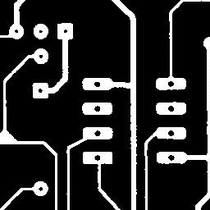
%> input picture 4/pcb.png, 210 x 210 px, shrunk from 256 x 256 before the run
$ octave session_3.m   (GNU Octave 9; MATLAB toolbox functions it lacks are replaced by stand-ins)
%> lines starting %> are read from the running program, lines starting %| are printed output that depends on the picture; in (x1, y1, x2, y2) boxes, pixels count from 0 and x2, y2 are one past the last pixel; in counts of white or black regions, pixels touching at a corner belong together; the program's own positions count from 1
clc
close all
se = strel('square',3);

imfinfo('pcb.png');
img = imread('pcb.png');
%> img is the input picture: size 210x210x3 uint8; min 0, max 255, mean 46.7

img_bw = im2bw(img);
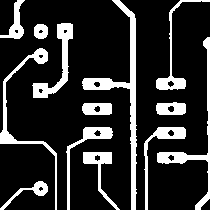
%> img_bw: size 210x210 logical; 18.2% white; 13 white regions, largest, box (x1, y1, x2, y2) and area: (82, 0, 137, 210) 1652, (157, 37, 210, 210) 962, (0, 48, 57, 210) 903


img_dil = imdilate(img_bw, se);
%> img_dil: size 210x210 logical; 26.1% white; 13 white regions, largest, box (x1, y1, x2, y2) and area: (81, 0, 138, 210) 2268, (0, 47, 58, 210) 1436, (156, 36, 210, 210) 1324


img_ero = imerode(img_bw, se);
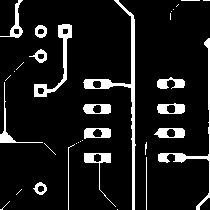
%> img_ero: size 210x210 logical; 10.1% white; 34 white regions (18 under 20 px), largest, box (x1, y1, x2, y2) and area: (83, 0, 136, 210) 1033, (158, 38, 210, 210) 591, (34, 24, 72, 97) 536

figure;
subplot(1,3,1), imshow(img_bw), title('The original')
subplot(1,3,2), imshow(img_dil), title('After Dilation')
subplot(1,3,3), imshow(img_ero), title('After erosion')
%%
clc
close all

imfinfo('Rectangle.bmp')
img = imread('Rectangle.bmp');
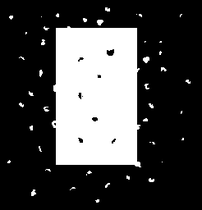
%> input picture 4/Rectangle.bmp, 202 x 210 px, shrunk from 246 x 256 before the run
%> img is the input picture: size 210x202x3 uint8; min 0, max 255, mean 69.5

img_bw = im2bw(img);
%> img_bw: size 210x202 logical; 27.1% white; 43 white regions (39 under 20 px), largest, box (x1, y1, x2, y2) and area: (52, 26, 141, 167) 11063, (143, 57, 149, 63) 29, (97, 20, 104, 25) 26, (31, 189, 36, 196) 23

img_open = imopen(img_bw,se);
%> img_open: size 210x202 logical; 26.3% white; 10 white regions (7 under 20 px), largest, box (x1, y1, x2, y2) and area: (53, 26, 140, 167) 11043, (143, 57, 149, 62) 27, (97, 20, 103, 25) 25

img_close = imclose(img_bw,se);
%> img_close: size 210x202 logical; 27.3% white; 40 white regions (35 under 20 px), largest, box (x1, y1, x2, y2) and area: (52, 26, 141, 167) 11108, (143, 57, 149, 63) 29, (97, 20, 104, 25) 26, (31, 189, 36, 196) 23, (43, 107, 49, 112) 20

figure;
subplot(1,3,1), imshow(img_bw), title('The original')
subplot(1,3,2), imshow(img_open), title('After Opening')
subplot(1,3,3), imshow(img_close), title('After Closing')

se2 = strel('square', 10);
img_open2 = imopen(img_bw,se2);
%> img_open2: size 210x202 logical; 25.9% white; 1 white region, box (x1, y1, x2, y2) and area: (56, 28, 137, 165) 10977

img_close2 = imclose(img_open2,se2);
%> img_close2: size 210x202 logical; 26.2% white; 1 white region, box (x1, y1, x2, y2) and area: (56, 28, 137, 165) 11097

figure;
subplot(1,3,1), imshow(img_bw), title('The original')
subplot(1,3,2), imshow(img_open2), title('After suitable Opening')
subplot(1,3,3), imshow(img_close2), title('After suitable Closing')


%%
clc
close all

imfinfo('squares.bmp')

[img, map] = imread('squares.bmp');
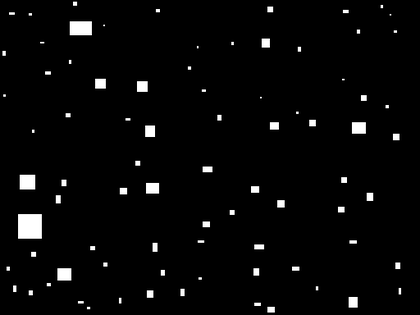
%> input picture 4/squares.bmp, 420 x 315 px, shrunk from 512 x 384 before the run
%> img is the input picture: size 315x420 uint8; min 0, max 255, mean 7.2
%> map = 256 rows, first 12: [0 0 0; 0.00392 0.00392 0.00392; 0.00784 0.00784 0.00784; 0.0118 0.0118 0.0118; 0.0157 0.0157 0.0157; 0.0196 0.0196 0.0196; 0.0235 0.0235 0.0235; 0.0275 0.0275 0.0275; 0.0314 0.0314 0.0314; 0.0353 0.0353 0.0353; 0.0392 0.0392 0.0392; 0.0431 0.0431 0.0431]

img_bw = im2bw(img);
%> img_bw: size 315x420 logical; 2.8% white; 81 white regions (36 under 20 px), largest, box (x1, y1, x2, y2) and area: (18, 214, 42, 239) 600, (70, 21, 92, 35) 308, (20, 175, 35, 189) 210


se  = [0 1 -1
       1 1 -1
       -1 -1 -1];
img_hm = bwhitmiss(img_bw, se);
%> img_hm: size 315x420 logical; 0.05% white in thin lines or dots

im_new = img_bw - img_hm;
%> im_new: size 315x420 double; values 0 (black) and 1 (white), 2.8% white; 81 white regions (39 under 20 px), largest, box (x1, y1, x2, y2) and area: (18, 214, 42, 239) 599, (70, 21, 92, 35) 307, (20, 175, 35, 189) 209

figure;
subplot(1,3,1), imshow(img_bw), title('The original')
subplot(1,3,2), imshow(img_hm), title('After Hit&Miss')
subplot(1,3,3), imshow(im_new), title('The Subtract')
%%
clc
close all

imfinfo('circlesm.tif')

img = imread('circlesm.tif');
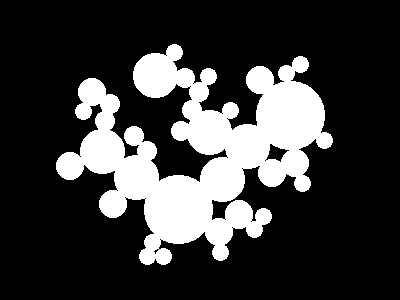
%> input picture 4/circlesm.tif, 400 x 300 px
%> img: size 300x400 logical; 22.6% white; 1 white region, box (x1, y1, x2, y2) and area: (56, 44, 333, 265) 27079

img_bw = im2bw(img);

n=5;
img_thin = bwmorph(img_bw,'thin',n);
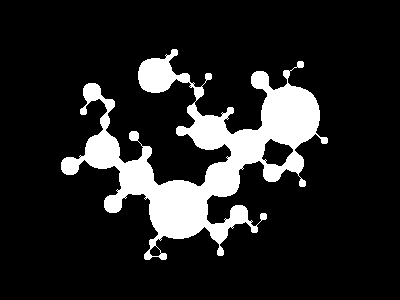
%> img_thin: size 300x400 logical; 14.1% white; 1 white region, box (x1, y1, x2, y2) and area: (61, 49, 328, 260) 16960

im_new = bwmorph(img_bw,'thin',15);
%> im_new: size 300x400 logical; 4.2% white; 1 white region, box (x1, y1, x2, y2) and area: (69, 52, 325, 257) 5037

img_thin_inf = bwmorph(img_bw,'thin',inf);
%> img_thin_inf: size 300x400 logical; 0.93% white in thin lines or dots, all inside (x1, y1, x2, y2) = (69, 52, 325, 257)

figure;
subplot(2,2,1), imshow(img_bw), title('The original')
subplot(2,2,2), imshow(img_thin), title('After Thinning with 5')
subplot(2,2,3), imshow(im_new), title('After Thinning with 15')
subplot(2,2,4), imshow(img_thin_inf), title('After Thinning with infinity')
%%
clc
close all

img_thck = bwmorph(img_bw,'thicken',n);
%> img_thck: size 300x400 logical; 29.3% white; 1 white region, box (x1, y1, x2, y2) and area: (51, 39, 338, 270) 35154

img_new = bwmorph(img_bw,'thicken',15);
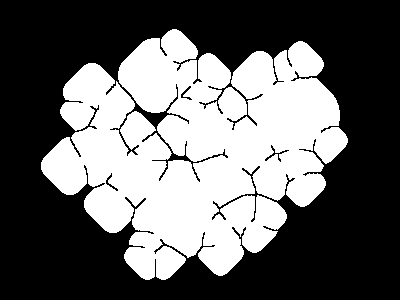
%> img_new: size 300x400 logical; 39.6% white; 1 white region, box (x1, y1, x2, y2) and area: (41, 29, 348, 280) 47571
%> (the run ends here)
